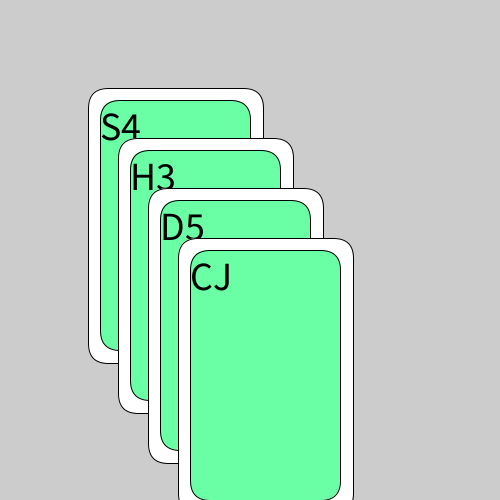
Frame 1 (no input)
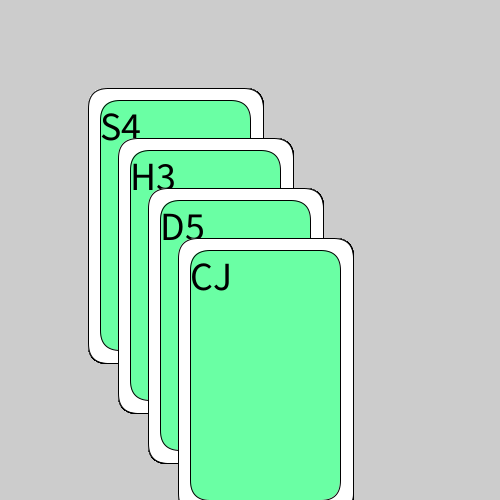
Frame 60 (the mouse pressed at the canvas centre just before this capture)
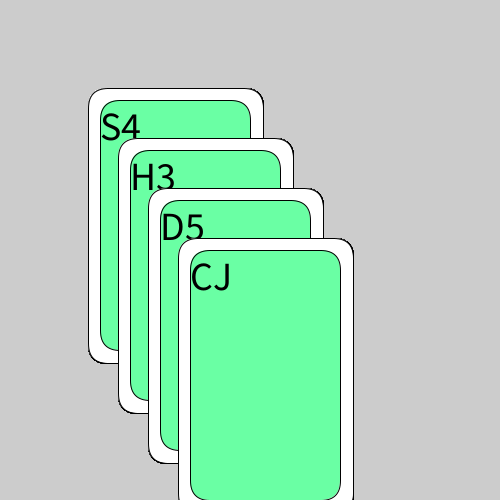
Frame 120 (the mouse held since frame 60 and released just before this capture)

The Processing sketch that drew these frames (run headless with seeded random() and noise(); from frame 60 on, the mouse is pressed at the canvas centre):

// Processing sketch: week02_3_poker_cards
// ── week02_3_poker_cards.pde
void setup()
{
  size(500,500);
}
int W=25;
void draw()
{
  drawPokerCard(100,100,"S4");//使用函式
  drawPokerCard(130,150,"H3");//使用函式
  drawPokerCard(160,200,"D5");//使用函式
  drawPokerCard(190,250,"CJ");//使用函式
}
//牌面:黑桃Spades 紅心Hearts 方塊Diamonds 梅花Clubs
void drawPokerCard(int x,int y,String face)//牌面
{
  fill(255);//白色
  rect(x-W/2,y-W/2,150+W,250+W,20);//弧度
  fill(#6AFFA4);//填滿顏色//綠色
  rect(x,y,150,250,20);//較小的
  fill(0);//黑色
  textSize(40);
  text(face,x,y+40);
}
